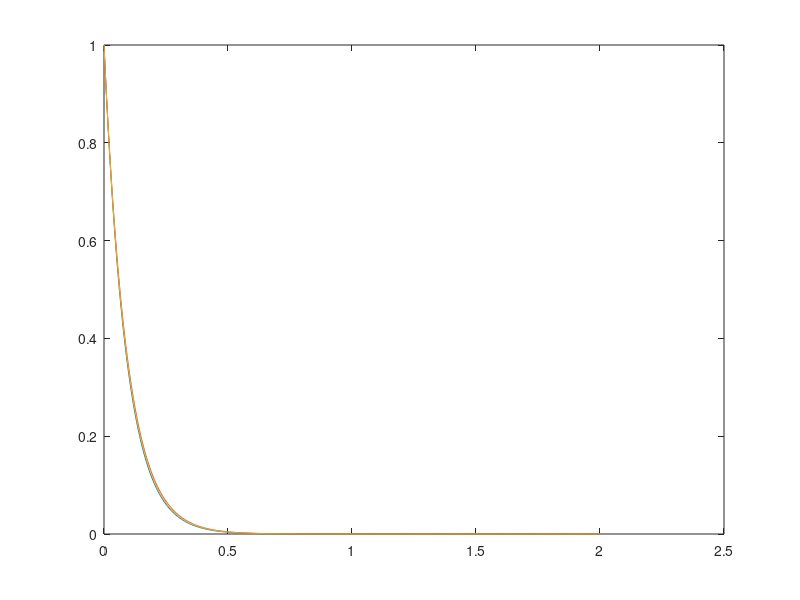
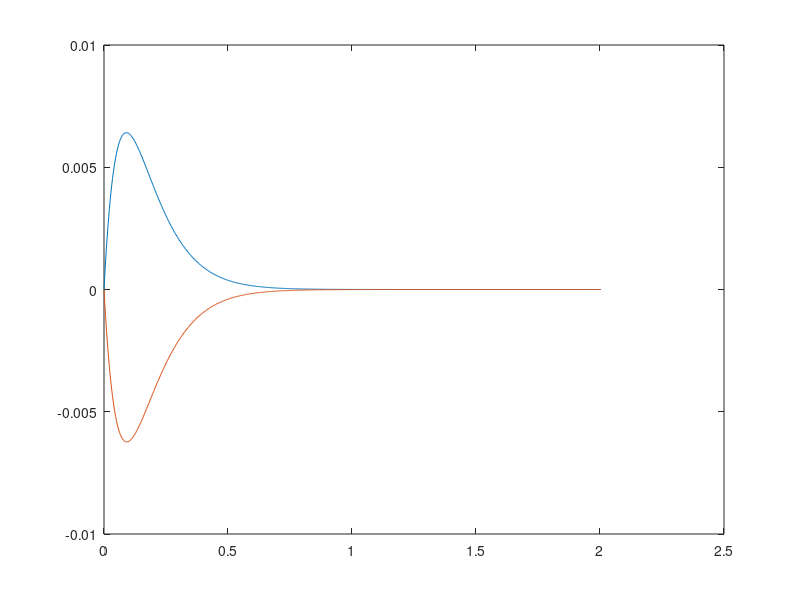

The MATLAB source for these figures, in order:

% Test Euler's method for y'= -11y;  y(0) = 1; y(t) = exp(-11 t)
clear all; close all;

T=2; n= 100; h=0.1/2^2;  yf(1)=1; yb(1)=1;  t(1)=0; ye(1) = 1; ycn(1)=1;

h=0.1/2^5;

format short e

N=fix(T/h);

for i=1:N+1
  yf(i+1) = yf(i) +h *(-11*yf(i)); 
  yb(i+1) = yb(i)/(1+h*11);
  ycn(i+1) = ((1-11*h/2)/(1+11*h/2) )*ycn(i);
  t(i+1) = t(i) + h;
  ye(i+1) = exp(-11*t(i+1));
end

norm(ye-yf,inf), norm(ye-yb,inf), norm(ye-ycn,inf)

figure(1)
plot(t,yf,t,yb,t,ye)

figure(2) 
plot(t,ye-yf,t,ye-yb)

